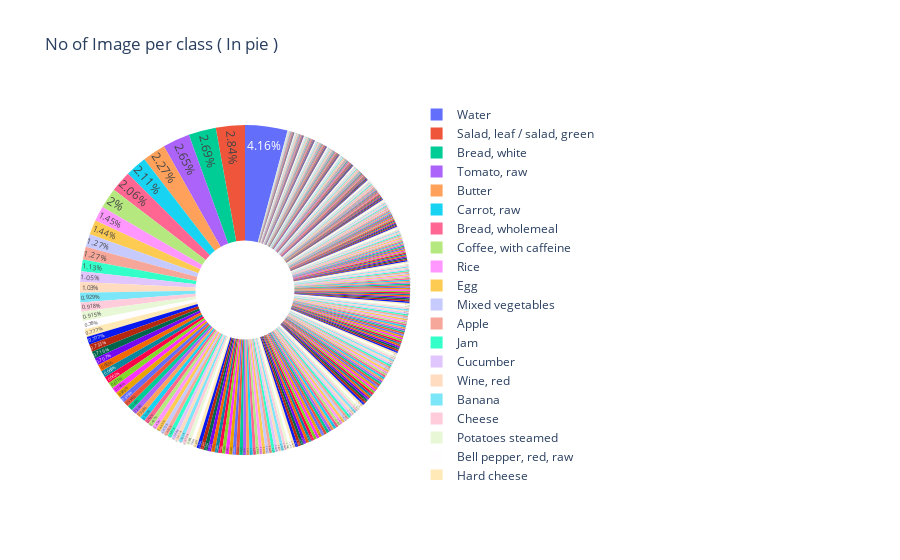

Write notebook code for a chart like this one.
### Code cell
fig = go.Figure(data=[go.Pie(labels=list(no_images_per_category.keys()), values=list(no_images_per_category.values()), 
                             hole=.3, textposition='inside', )], )
fig.update_layout(
    title="No of Image per class ( In pie )",)
fig.show()

### Figure 1 — Plotly figure (JSON) as saved in the notebook; plotly's stock layout.template omitted (floating-point values rounded to 4 significant figures; data arrays with more than 128 entries replaced by an {"elided": "..."} marker saying what was removed)
{"data": [{"hole": 0.3, "labels": {"elided": "498 str values"}, "textposition": "inside", "type": "pie", "values": {"elided": "498 int values"}}], "layout": {"title": {"text": "No of Image per class ( In pie )"}}}
